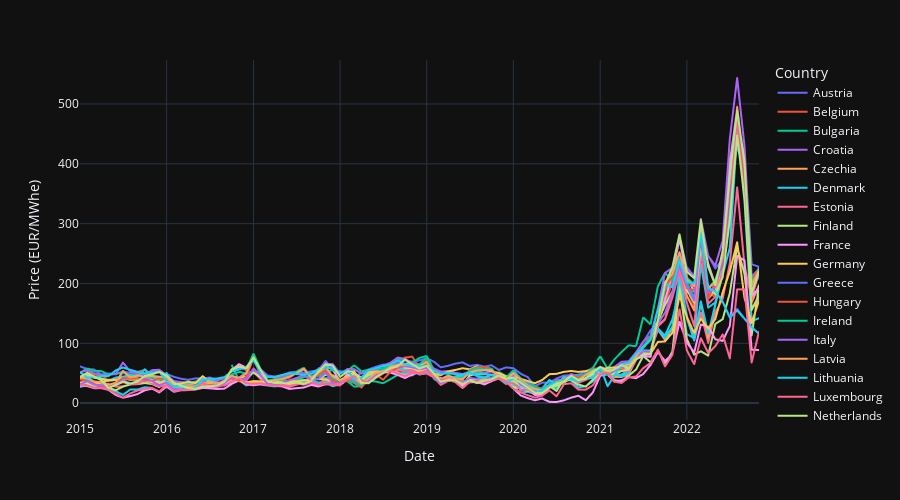

Notebook cell for this chart:
### Code cell
# calculate monthly average prices by country
df_avg_m = df.pivot(index='Date', columns='Country', values='Price (EUR/MWhe)') # move country names to columns
df_avg_m = df_avg_m.groupby(pd.PeriodIndex(df_avg_m.index, freq="M")).mean() # calculate monthly average values per country
df_avg_m = df_avg_m.reset_index() # move 'Date' column from being index into a separate column
df_avg_m = df_avg_m.melt(id_vars=['Date'], value_vars=list(df_avg_m.columns)[1:], var_name='Country', value_name='Price (EUR/MWhe)') # move individual country columns into a single 'Country' column
df_avg_m['Date'] = df_avg_m['Date'].dt.to_timestamp() # convert DataFrame periods (e.g. 2015-01) to timestamp (e.g. 2015-01-01)
#df_avg_m

# chart monthly average prices by country
fig = px.line(df_avg_m, 
    x=df_avg_m['Date'],
    y=df_avg_m['Price (EUR/MWhe)'],
    color=df_avg_m['Country'],
    height=500, 
    width=900,
    template='plotly_dark'
    )  # charts the data
fig.show() # chart daily the data
